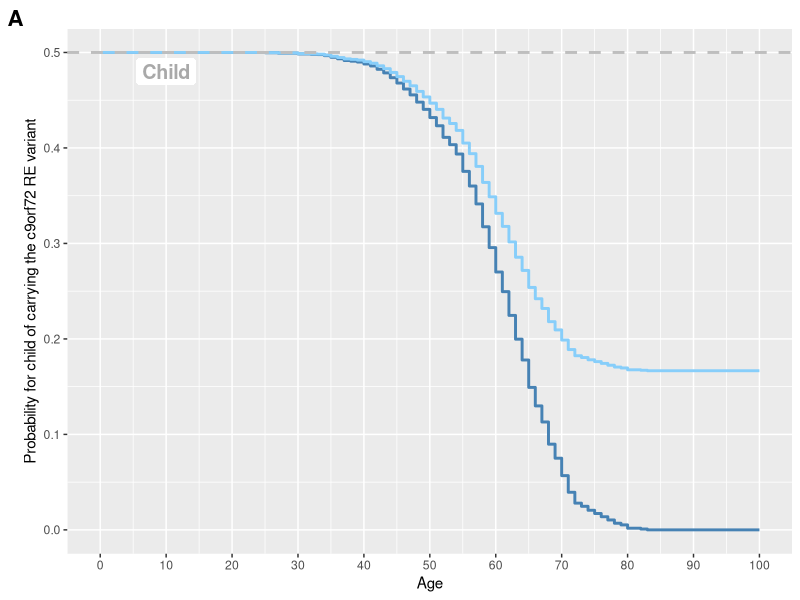
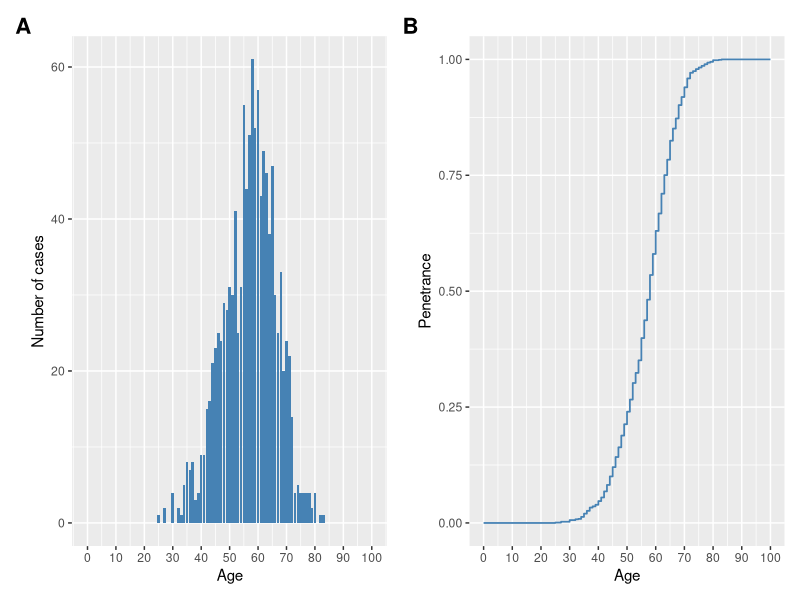
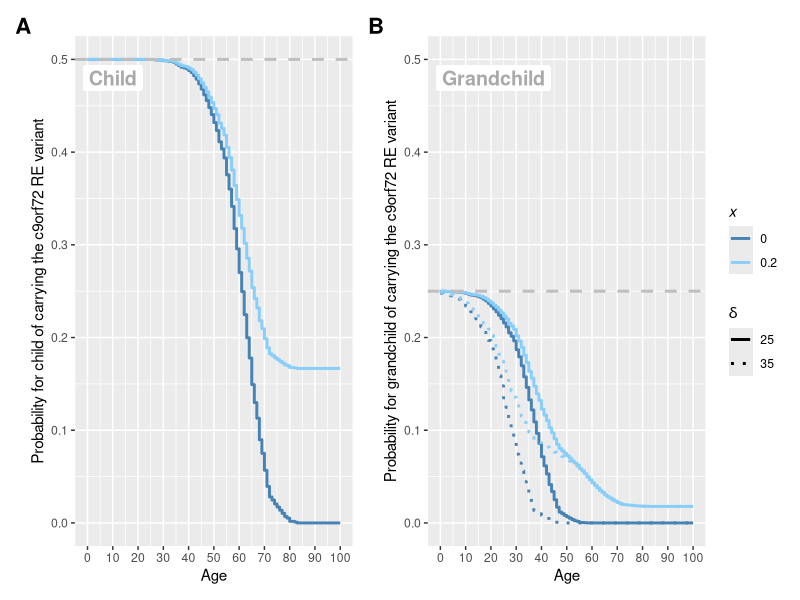
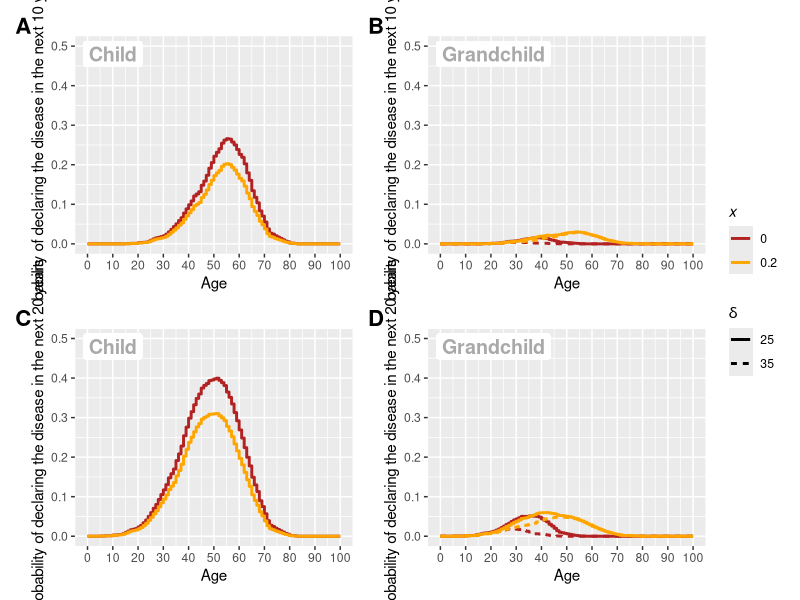

These figures' R source, in order:
## D de Vienne & DM de Vienne
## May 6th, 20025
require(ggplot2)

##################
## FORMAT DATA ###
##################

## Get and format data from Murphy et al. 2017 : "Age related penetrance of the C9orf72 repeat expansion. Scientific reports."
data <- read.csv("article/C9_Data.csv", sep=";", header=TRUE)

data_clean <- data[data$Event==1,] #remove the 23 patients without symptoms
data_clean <- data_clean[!is.na(data_clean$AgeofOnset),] #remove patient for which age of onset is missing

data_clean2 <- data_clean[!is.na(data_clean$Sex),] # remove patients for which sex is missing
data_clean_F <- data_clean2[data_clean2$Sex=="F",]
data_clean_M <- data_clean2[data_clean2$Sex=="M",]


## Prepara data frame 
prepare_df_onset <- function(cleandata) {
  ## Count cases per age
  min_age <- 0
  max_age <- 100
  ## Get the number of cases per age 
  age_onset <- sapply(min_age:max_age, function(x, onsets) sum(onsets == x), onsets = cleandata$AgeofOnset)

  ## Data frame for all computed data
  df_onset <- data.frame(Age = min_age:max_age, num = age_onset)

  ## Get Penetrance from the number of cases per age
  df_onset$cumsum <- cumsum(df_onset$num)
  df_onset$Penetrance <- df_onset$cumsum / (max(df_onset$cumsum)) #Penetrance
  df_onset
}

df_onset <- prepare_df_onset(data_clean)
df_onset_F <- prepare_df_onset(data_clean_F)
df_onset_M <- prepare_df_onset(data_clean_M)

# Save data frame for use in web application
write.csv(df_onset, "df_onset.csv", row.names = FALSE)

###############################
## PROBA. COMPUTATIONS      ###
###############################

### Probability of carrying the variant when healthy (pVWH)
# Child
pVWH_child <- function(x, pi_t) {
  pprime_t <- (1 - x) * pi_t
  result <- (1 - pprime_t) / (2 - pprime_t)
  result
}

# Grandchild
pVWH_grandchild <- function(x, pi_t2, pi_t1) {
  pprime_t1 <- (1 - x) * pi_t1
  pprime_t2 <- (1 - x) * pi_t2
  numerator <- (1 - pprime_t2)
  denominator <- 2 * ((2 - pprime_t1) / (1 - pprime_t1)) - pprime_t2
  result <- numerator / denominator
  result
}

### Probability of being affected at age t+n when unaffected at age t (pSICKn)
# Child
pSICKn_child <- function(x, pi_t, pi_t_n) { #pi_t_n is the penetrance at age t+n
  pprime_t <- (1 - x) * pi_t
  pprime_t_n <- (1 - x) * pi_t_n
  result <- (pprime_t_n -pprime_t)/(2-pprime_t)
  result
}

# Grandchild
pSICKn_grandchild <- function(x, pi_t2,pi_t2_n, pi_t1) { #pi_t2_n is the penetrance at age t2+n
  pprime_t1 <- (1 - x) * pi_t1
  pprime_t2 <- (1 - x) * pi_t2
  pprime_t2_n <- (1 - x) * pi_t2_n
  numerator <- (pprime_t2_n - pprime_t2)
  denominator <- 2 * ((2 - pprime_t1) / (1 - pprime_t1)) - pprime_t2
  result <- numerator / denominator
  result
}

#TEMP: we compute pMX, the proba, in the presence of the mutation, of being affected at age t+n when unaffected at age t for grandchild
pMX <- function(x, pi_t2, pi_t2_n) {
  pprime_t2 <- (1 - x) * pi_t2
  pprime_t2_n <- (1 - x) * pi_t2_n
  numerator <- (pprime_t2_n - pprime_t2)
  denominator <- 1 - pprime_t2
  result <- numerator / denominator
  result
}


################################
## COMPUTE PROBABILITIES  ######
## FROM MURPHY ET AL. DATA    ##
################################

## 1. CHILDREN - PROBABILITY OF CARRYING THE VARIANT WHEN HEALTHY
getPVWH_child <- function(df, xvals=seq(0, 1, by = 0.2)) {
  # Initialize empty data frame
  df_onset_expanded <- data.frame()
  for (x in xvals) {
      temp <- data.frame(Age = df$Age, x = x, 
      PvariantWhenHealthy = pVWH_child(x, df_onset$Penetrance))
      df_onset_expanded <- rbind(df_onset_expanded, temp)
  }
  df_onset_expanded
}

## 2. GRANDCHILDREN - PROBABILITY OF CARRYING THE VARIANT WHEN HEALTHY
getPVWH_grandchild <- function(df, xvals=seq(0, 1, by = 0.2), delta) { 
  # delta is the age difference between grandchild and its parent (child of the carrier)
  penetrance_delta <- c(df$Penetrance[(delta+1):length(df$Penetrance)],rep(1, delta))
  penetrances <- cbind(df$Penetrance, penetrance_delta) # Create a matrix with two columns: Penetrance at age t and Penetrance at age t+delta (HERE, AGE OF THE PARENT) 
  # Initialize empty data frame
  df_onset_expanded <- data.frame()
  for (x in xvals) {
    temp <- data.frame(Age=df$Age, x = x, delta=delta, 
    PvariantWhenHealthy = apply(penetrances, 1, function(k,x) pVWH_grandchild(x, k[1], k[2]),x=x))
    df_onset_expanded <- rbind(df_onset_expanded, temp)
  }
df_onset_expanded
}

## 3. CHILDREN - PROBABILITY OF GETTING SICK IN THE NEXT N YEARS
getpSICK_child <- function(df, xvals=seq(0, 1, by = 0.2), n) {
  # n is the number of years in the future to compute the probability of getting sick
  penetrance_n <- c(df$Penetrance[(n+1):length(df$Penetrance)],rep(1, n))
  penetrances <- cbind(df$Penetrance, penetrance_n) # Create a matrix with two columns: Penetrance at age t and Penetrance at age t+n
  # Initialize empty data frame
  df_onset_expanded <- data.frame()
  for (x in xvals) {
      temp <- data.frame(Age = df$Age, x = x, n=n,
      pSICK = apply(penetrances, 1, function(k,x) pSICKn_child(x, k[1], k[2]), x=x))
      df_onset_expanded <- rbind(df_onset_expanded, temp)
  }
  df_onset_expanded
}

## 4. GRANDCHILDREN - PROBABILITY OF GETTING SICK IN THE NEXT N YEARS
getpSICK_grandchild <- function(df, xvals=seq(0, 1, by = 0.2), n, delta) {
  # delta is the age difference between grandchild and its parent (child of the carrier)
  # n is the number of years in the future to compute the probability of getting sick for the grandchild
  penetrance_delta <- c(df$Penetrance[(delta+1):length(df$Penetrance)],rep(1, delta))  
  penetrance_n <- c(df$Penetrance[(n+1):length(df$Penetrance)],rep(1, n))
  penetrances <- cbind(df$Penetrance, penetrance_n, penetrance_delta) # Create a matrix with two columns: Penetrance at age t and Penetrance at age t+n
  # Initialize empty data frame
  df_onset_expanded <- data.frame()
  for (x in xvals) {
      temp <- data.frame(Age = df$Age, x = x, n=n,
      pSICK = apply(penetrances, 1, function(k,x) pSICKn_grandchild(x, k[1], k[2], k[3]), x = x))
      df_onset_expanded <- rbind(df_onset_expanded, temp)
  }
  df_onset_expanded
}

#####################
## PLOT THE DATA ####
#####################
require(ggplot2)
library(patchwork)

####  FIGURE 1  #####
## 1A: number of cases per age
f1 <- ggplot(df_onset, aes(x = Age, y = num)) +
  geom_col(fill = "steelblue") +
  scale_x_continuous(breaks = seq(0, max(df_onset$Age), by = 10)) +
  ylab("Number of cases") +
  theme(plot.tag = element_text(size = 16, face = "bold")) + 
  labs(tag = "A")

## 1B: Penetrance
f2 <- ggplot(df_onset, aes(x = Age, y = Penetrance)) +
  geom_step(color = "steelblue", lwd = 0.6) +
  scale_x_continuous(breaks = seq(0, max(df_onset$Age), by = 10)) +
  ylab("Penetrance") +
  theme(plot.tag = element_text(size = 16, face = "bold")) +
  labs(tag = "B")

## Combine and save to pdf
pdf("fig1.pdf", width=12)
f1 + f2
dev.off()

##### FIGURE 2 #####
# Set colors
colors <- c(
  "0"   = "#4682b4",    # deep blue
  "0.2" = "#87CEFA"
  #87CEFA      # medium blue-purple
)

## A. Probability of carrying the variant when healthy for various x - CHILDS
df_pvwh_child <- getPVWH_child(df_onset, xvals = c(0,0.2))
p1 <- ggplot(df_pvwh_child, aes(x = Age, y = PvariantWhenHealthy, color = factor(x))) +
  geom_step(linewidth=1) +
  geom_hline(yintercept = 0.5, linetype = "dashed", color = "grey", linewidth=1) +
  labs(y = "Probability for child of carrying the c9orf72 RE variant", color = "x") +
  scale_size_manual(values = c("TRUE" = 1, "FALSE" = 0.6), guide = "none") +
  scale_color_manual(values = colors) + 
  scale_x_continuous(breaks = seq(0, max(df_onset$Age), by = 10)) +
  labs(color = expression(italic(x))) +
  theme(plot.tag = element_text(size = 16, face = "bold"), legend.position = "none") + 
  ylim(0, 0.5) +
  labs(tag = "A") + 
  annotate("label", x = 10, y = 0.48, label = "Child", size = 5, fontface = "bold", fill = "white", color = "darkgrey", label.size = 0)
p1
## B. Probability of carrying the variant when healthy for various x - GRANDCHILDS
df_pvwh_grandchild <- getPVWH_grandchild(df_onset, xvals = c(0, 0.2), delta = 25)
df_pvwh_grandchild$delta <- "25"

df_pvwh_grandchild2 <- getPVWH_grandchild(df_onset, xvals = c(0, 0.2), delta = 35)
df_pvwh_grandchild2$delta <- "35"

# Combine the two dataframes
df_grandchild_all <- rbind(df_pvwh_grandchild, df_pvwh_grandchild2)

p2 <- ggplot(df_grandchild_all, aes(x = Age, y = PvariantWhenHealthy, 
                                    color = factor(x), linetype = delta)) +
  geom_step(linewidth = 1) +
  geom_hline(yintercept = 0.25, linetype = "dashed", color = "grey", linewidth = 1) +
  labs(y = "Probability for grandchild of carrying the c9orf72 RE variant", 
       color = expression(italic(x)), 
       linetype = expression(italic(delta))) +
  scale_color_manual(values = colors) +
  scale_linetype_manual(values = c("25" = "solid", "35" = "dotted")) +
  scale_x_continuous(breaks = seq(0, max(df_onset$Age), by = 10)) +
  theme(plot.tag = element_text(size = 16, face = "bold")) +
  ylim(0, 0.5) +
  labs(tag = "B") + 
  annotate("label", x = 21, y = 0.48, label = "Grandchild", size = 5, fontface = "bold", fill = "white", color = "darkgrey", label.size = 0)

pdf("fig2.pdf", width=12)
(p1 | p2) + plot_layout(guides = "collect") & theme(legend.position = "right")
dev.off()



##### FIGURE 3 #####
# Set colors
colors2 <- c(
  "0"   = "firebrick",
  "0.2" = "orange"
)

PrepareFigure3 <- function(N, tags=c("A","B")) {
  ## A. Probability of declaring the disease in next n years - CHILDS
  df_psick_child <- getpSICK_child(df_onset, xvals = c(0,0.2), n=N)
  p1 <- ggplot(df_psick_child, aes(x = Age, y = pSICK, color = factor(x))) +
    geom_step(linewidth=1) +
    labs(y =paste("Probability of declaring the disease in the next",N,"years"), color = expression(italic(x))) +
    scale_size_manual(values = c("TRUE" = 1, "FALSE" = 0.6), guide = "none") +
    scale_color_manual(values = colors2) + 
    scale_x_continuous(breaks = seq(0, max(df_onset$Age), by = 10)) +
    labs(color = expression(italic(x))) +
    theme(plot.tag = element_text(size = 16, face = "bold")) + 
    ylim(0, 0.5) +
    labs(tag = tags[1]) + 
    annotate("label", x = 10, y = 0.48, label = "Child", size = 5, fontface = "bold", fill = "white", color = "darkgrey", label.size = 0)
  ## A. Probability of declaring the disease in next n years - GRANDCHILDS

  df_psick_grandchild <- getpSICK_grandchild(df_onset, xvals = c(0,0.2), n=N, delta = 25)
  df_psick_grandchild$delta <- "25"
  df_psick_grandchild2 <- getpSICK_grandchild(df_onset, xvals = c(0,0.2), n=N, delta=35)
  df_psick_grandchild2$delta <- "35"
  df_psick_grandchild_all <- rbind(df_psick_grandchild, df_psick_grandchild2)
  p2 <- ggplot(df_psick_grandchild_all, aes(x = Age, y = pSICK, color = factor(x), linetype=delta)) +
    geom_step(linewidth=1) +
    labs(y = paste("Probability of declaring the disease in the next",N,"years"), color = expression(italic(x)), linetype = expression(italic(delta))) +
    scale_size_manual(values = c("TRUE" = 1, "FALSE" = 0.6), guide = "none") +
    scale_color_manual(values = colors2) + 
    scale_x_continuous(breaks = seq(0, max(df_onset$Age), by = 10)) +
    labs(color = expression(italic(x))) +
    theme(plot.tag = element_text(size = 16, face = "bold")) + 
    ylim(0, 0.5) +
    labs(tag = tags[2]) + 
    annotate("label", x = 21, y = 0.48, label = "Grandchild", size = 5, fontface = "bold", fill = "white", color = "darkgrey", label.size = 0)

  return(list(p1 = p1, p2 = p2))
}

row1 <- PrepareFigure3(10, tags=c("A","B"))
row2 <- PrepareFigure3(20, tags=c("C","D"))

pdf("fig3.pdf", width=12, height = 12)
((row1$p1 | row1$p2)/(row2$p1 | row2$p2)) + plot_layout(guides = "collect") & theme(legend.position = "right")
dev.off()


